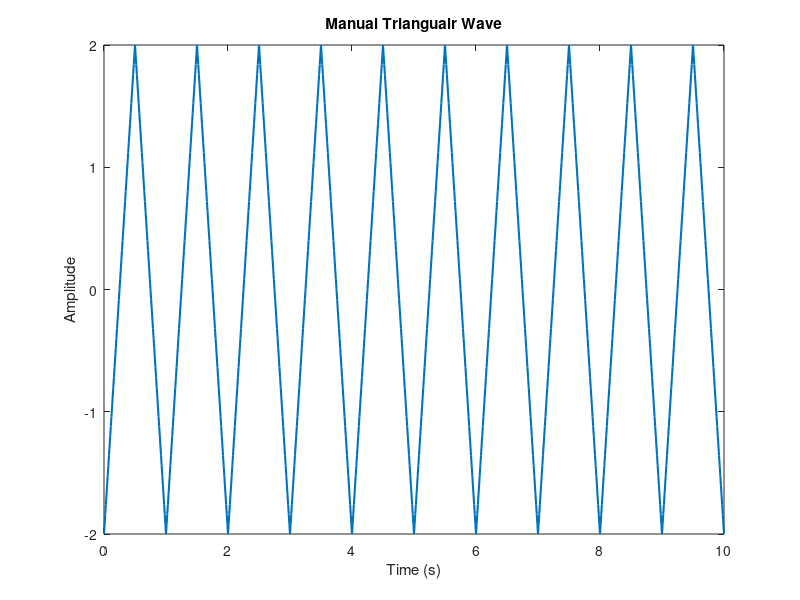

Source code (MATLAB):
f = 1;
amp = 2;
d = 10;
fs = 100;

t = 0:1/fs:d;
x = 4*amp*abs(t*f-floor(t*f+0.5)) - amp;

plot(t, x, 'LineWidth', 1.5);
xlabel('Time (s)');
ylabel('Amplitude');
title('Manual Triangualr Wave');